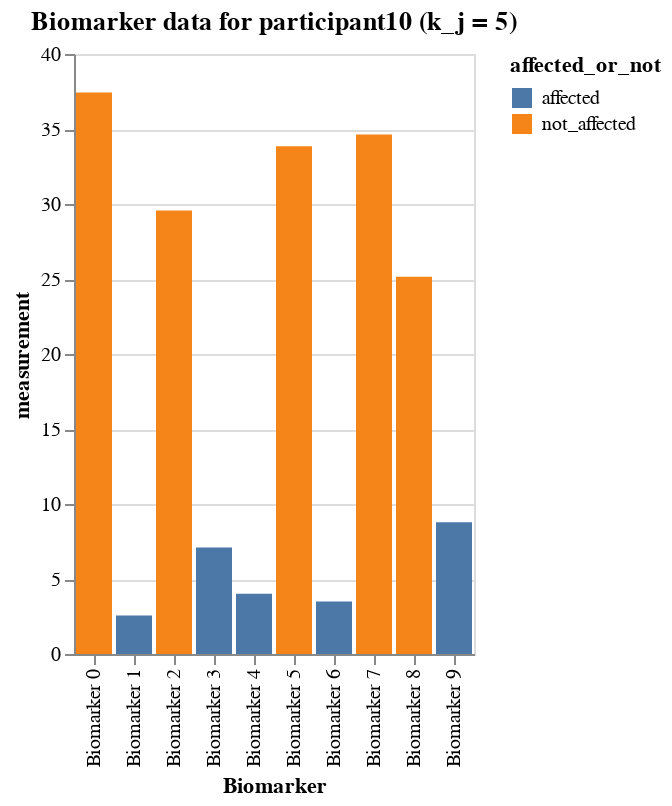

The code cell stored with this chart in its notebook:
### Markdown cell above
### A certain participant's data

### Code cell
# participant 10
participant10_data = df_expanded[df_expanded.participant == 10]
alt.Chart(participant10_data).mark_bar().encode(
    x='Biomarker',
    y='measurement',
    color=alt.Color(
        'affected_or_not:N'
    ),
    tooltip=['Biomarker', 'affected_or_not', 'measurement']
).interactive().properties(
    title=f'Biomarker data for participant10 (k_j = {participant10_data.k_j.to_list()[0]})'
)

### Figure 1 — Vega-Lite specification as saved in the notebook (floating-point values rounded to 4 significant figures)
{"config": {"view": {"continuousWidth": 300, "continuousHeight": 300}}, "data": {"name": "data-54e64021305cc944a82dd5098796ba18"}, "mark": {"type": "bar"}, "encoding": {"color": {"field": "affected_or_not", "type": "nominal"}, "tooltip": [{"field": "Biomarker", "type": "nominal"}, {"field": "affected_or_not", "type": "nominal"}, {"field": "measurement", "type": "quantitative"}], "x": {"field": "Biomarker", "type": "nominal"}, "y": {"field": "measurement", "type": "quantitative"}}, "params": [{"name": "param_10", "select": {"type": "interval", "encodings": ["x", "y"]}, "bind": "scales"}], "title": "Biomarker data for participant10 (k_j = 5)", "$schema": "https://vega.github.io/schema/vega-lite/v5.16.3.json", "datasets": {"data-54e64021305cc944a82dd5098796ba18": [{"Biomarker": "Biomarker 0", "participant": 10, "measurement": 37.43, "k_j": 5, "S_n": 6, "affected_or_not": "not_affected"}, {"Biomarker": "Biomarker 1", "participant": 10, "measurement": 2.571, "k_j": 5, "S_n": 3, "affected_or_not": "affected"}, {"Biomarker": "Biomarker 2", "participant": 10, "measurement": 29.56, "k_j": 5, "S_n": 7, "affected_or_not": "not_affected"}, {"Biomarker": "Biomarker 3", "participant": 10, "measurement": 7.1, "k_j": 5, "S_n": 1, "affected_or_not": "affected"}, {"Biomarker": "Biomarker 4", "participant": 10, "measurement": 4.011, "k_j": 5, "S_n": 4, "affected_or_not": "affected"}, {"Biomarker": "Biomarker 5", "participant": 10, "measurement": 33.85, "k_j": 5, "S_n": 10, "affected_or_not": "not_affected"}, {"Biomarker": "Biomarker 6", "participant": 10, "measurement": 3.506, "k_j": 5, "S_n": 5, "affected_or_not": "affected"}, {"Biomarker": "Biomarker 7", "participant": 10, "measurement": 34.63, "k_j": 5, "S_n": 8, "affected_or_not": "not_affected"}, {"Biomarker": "Biomarker 8", "participant": 10, "measurement": 25.15, "k_j": 5, "S_n": 9, "affected_or_not": "not_affected"}, {"Biomarker": "Biomarker 9", "participant": 10, "measurement": 8.783, "k_j": 5, "S_n": 2, "affected_or_not": "affected"}]}}
